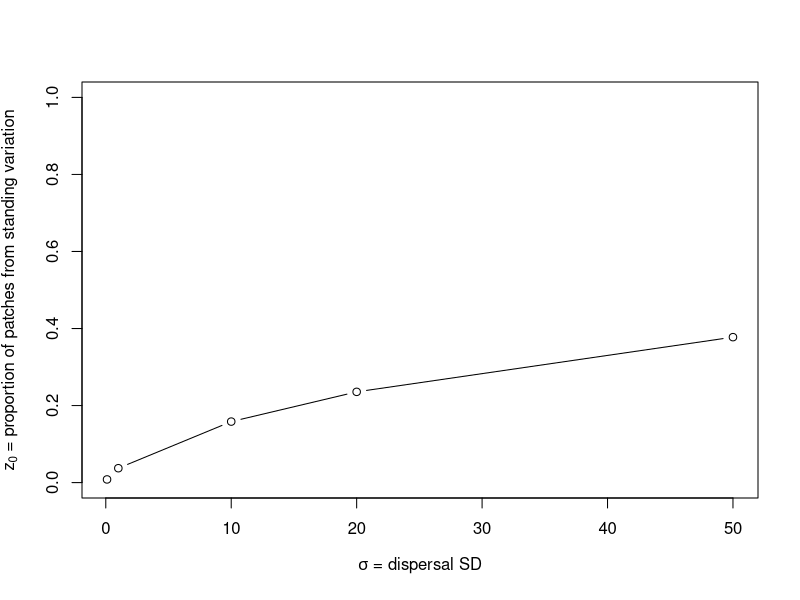
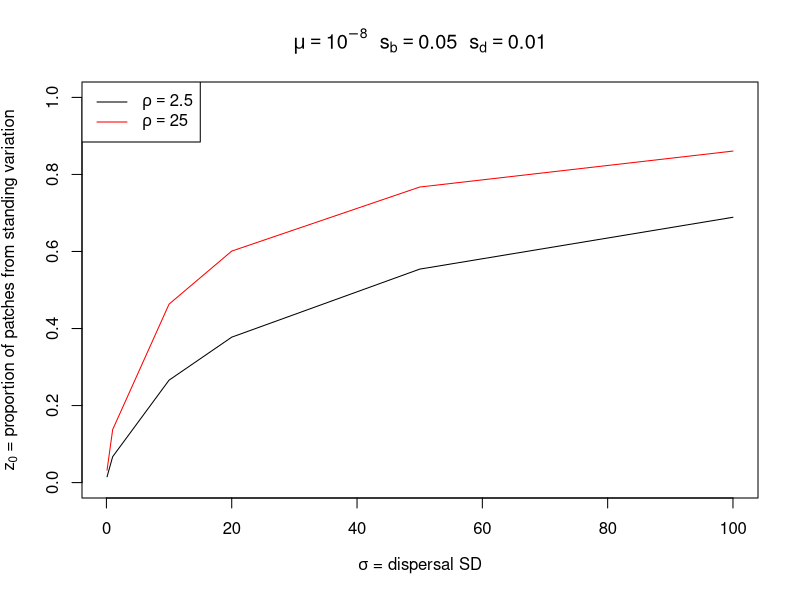

Write the R code that produced these figures, in order.
#
# Implement theory from standing variation parts

# mu is mutation rate
# rho is population density
# sigma is mean squared dispersal distance
# sb >0 is advantage of mutation for t>0
# sd >0 is disadvantage of mutation for t<0
# 
# ... and
# lambda <- 2 * mu * rho * sb    # is rate of new successful mutations
# lambda0 <- lambda / sd         # is approximate rate of standing successful mutations
# v <- sigma * sqrt(2*sb)        # speed of wave of advance

meanTime <- function (mu, rho, sb, sd, sigma) {
    # mean time til adaptation of a point;
    # E[\tau] is int_0^\infty exp(-lambda0 pi v^2 t^2 - lambda pi v^2 t^3) dt
    f <- function (t) {
        exp( - 4 * mu * rho * sb^2 * sigma^2 * t^2 * (1/sd + t) )
    }
    return( integrate(f, 0, Inf) )
}

meanNewDensity <- function (mu, rho, sb, sd, sigma) {
    # mean density of patches arising from new mutations
    #  is lambda * E[\tau]
    x <- meanTime(mu, rho, sb, sd, sigma)
    x$value <- x$value * 2 * mu * rho * sb 
    return( x )
}

standingProportionArea <- function (mu, rho, sb, sd, sigma) {
    # proportion of space arising from standing variation
    # is 2 * lambda0 * pi * v * t * exp( - 2 * lambda0 * pi * v * t - lambda * pi * v^2 * t^2 )
    f <- function (t) {
        (1/sd) * 4 * sqrt(2) * mu * rho * sb^(3/2) * pi * t * exp( - 4 * mu * rho * sb^(3/2) * sigma * pi * t ( sqrt(2) / sd + sigma * t ) )
    }
    return( integrate(f, 0, Inf) )
}

standingProportionNumbers <- function (mu, rho, sb, sd, sigma) {
    # proportion of patches arising from standing variation
    #    is 1/(1+sd * E[\tau])
    x <- meanTime(mu, rho, sb, sd, sigma)
    x$value <- 1 / (1 + sd * x$value)
    return( x )
}

# playing around
mu <- 10^(-8)
rho <- 10
sb <- .01
sd <- .01
sigmavals <- c(0.1,1,10,20,50)

# plot Standing Proportion Numbers as a function of sigma
sPvals <- sapply(sigmavals, function (sigma) { standingProportionNumbers(mu,rho,sb,sd,sigma)$value } )
plot(sigmavals, sPvals, type="b", xlab=expression(paste(sigma, " = dispersal SD")), ylab=expression(paste(z[0], " = proportion of patches from standing variation")), ylim=c(0,1))


# sickle cell case from ralphcoop2010
mu <- 10^(-8)
rhovals <- c(2.5,25)
rhocols <- c("black","red")
rholabs <- c(expression(rho==2.5), expression(rho==25))
sb <- .05
sd <- .01
sigmavals <- c(0.1,1,10,20,50,100)
otherlabs <- expression(paste( mu == 10^-8, "  ", s[b] == .05, "  ", s[d] == .01 ))

# plot Standing Proportion Numbers as a function of sigma
plot(0, 0, type="n", xlab=expression(paste(sigma, " = dispersal SD")), ylab=expression(paste(z[0], " = proportion of patches from standing variation")), xlim=range(sigmavals), ylim=c(0,1), main=otherlabs )
legend("topleft", lty=1, col=rhocols, legend=rholabs)
for (k in 1:length(rhovals)) {
    rho <- rhovals[k]
    sPvals <- sapply(sigmavals, function (sigma) { standingProportionNumbers(mu,rho,sb,sd,sigma)$value } )
    lines(sigmavals, sPvals, col=rhocols[k])
}

